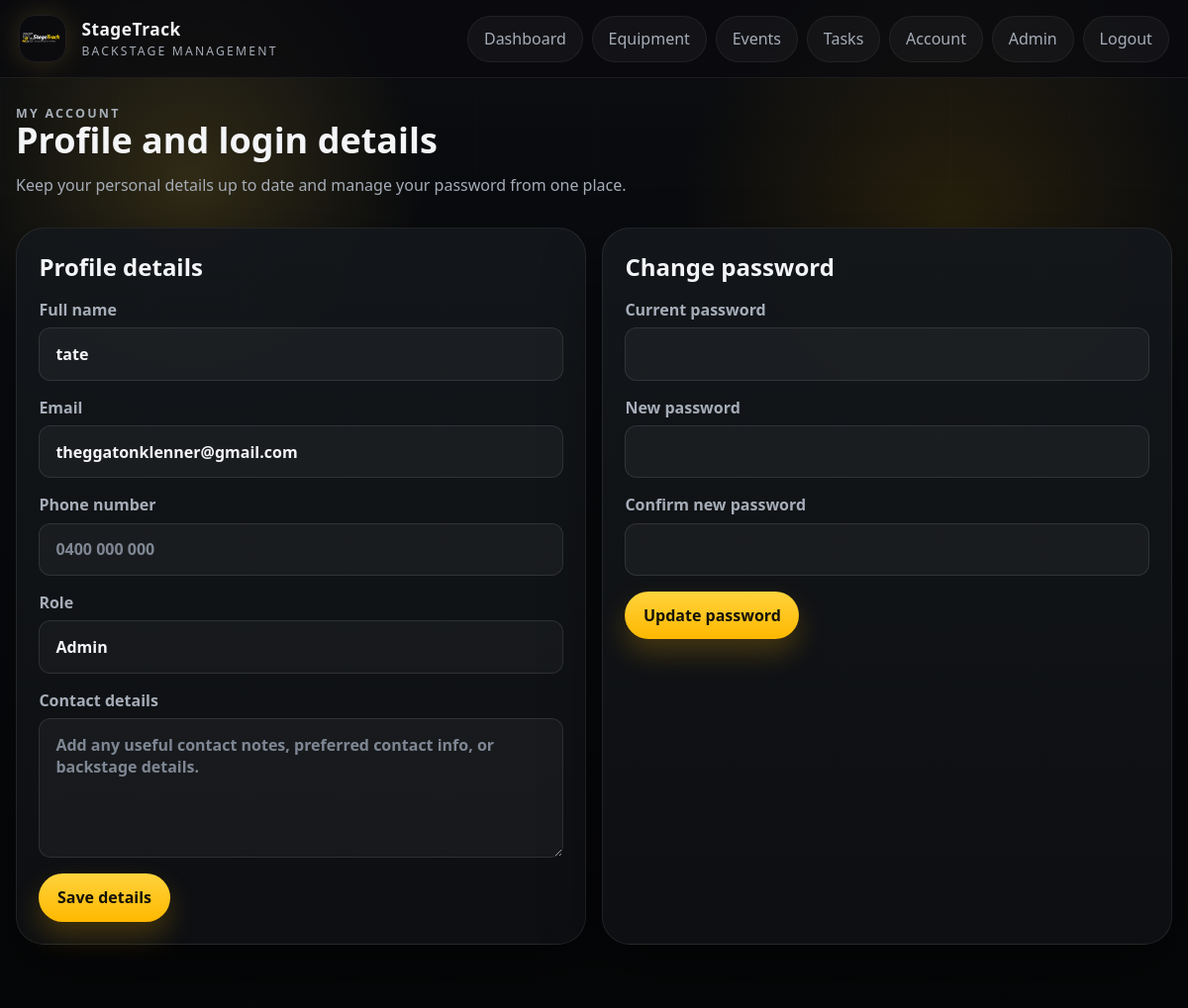
The page /auth/account (signed in) on the database its author committed.
### app/models.py (models this page shows)
class User(db.Model):
    id = db.Column(db.Integer, primary_key=True)
    name = db.Column(db.String(120), nullable=False)
    email = db.Column(db.String(255), unique=True, nullable=False, index=True)
    password_hash = db.Column(db.String(255), nullable=False)
    must_change_password = db.Column(db.Boolean, nullable=False, default=False)
    phone_number = db.Column(db.String(50))
    contact_details = db.Column(db.Text)
    role = db.Column(db.String(50), nullable=False, default="Viewer")
    is_active = db.Column(db.Boolean, nullable=False, default=True)
    created_at = db.Column(db.DateTime, default=datetime.utcnow, nullable=False)
    tasks = db.relationship("Task", back_populates="assignee", lazy=True)
    checkouts = db.relationship("EquipmentCheckout", back_populates="user", lazy=True)
    damage_reports = db.relationship("DamageReport", back_populates="reporter", lazy=True)
    password_reset_tokens = db.relationship("PasswordResetToken", back_populates="user", lazy=True)

### app/auth/routes.py (the view, shortened to what this page needs)
@auth_bp.route("/account", methods=["GET", "POST"])
@login_required
def account():
    user = current_user()
    return render_template("auth/account.html", user=user)

### app/auth/routes.py (called while the page is built)
def current_user():
    user_id = session.get("user_id")
    if not user_id:
        return None
    user = db.session.get(User, user_id)
    if user and not user.is_active:
        session.clear()
        return None
    return user

def login_required(view):
    @wraps(view)
    def wrapped_view(*args, **kwargs):
        if not current_user():
            return redirect(url_for("auth.login"))
        return view(*args, **kwargs)
    return wrapped_view

@auth_bp.app_context_processor
def inject_user():
    first_user_pending = User.query.count() == 0
    return {
        "current_user": current_user(),
        "manager_roles": MANAGER_ROLES,
        "registration_open": first_user_pending,
    }

### app/templates/auth/account.html (shortened to what this page needs)
{% extends "base.html" %}
{% block content %}
<section class="page-header">
    <div>
        <p class="eyebrow">My account</p>
        <h1>Profile and login details</h1>
        <p>Keep your personal details up to date and manage your password from one place.</p>
    </div>
</section>
<section class="utility-grid">
    <section class="panel">
        <div class="panel-header">
            <h2>Profile details</h2>
        </div>
        <form method="post" class="form-grid">
            <label>
                Full name
                <input type="text" name="name" value="{{ user.name }}" required>
            </label>
            <label>
                Email
                <input type="email" name="email" value="{{ user.email }}" required>
            </label>
            <label>
                Phone number
                <input type="text" name="phone_number" value="{{ user.phone_number or '' }}" placeholder="0400 000 000">
            </label>
            <label>
                Role
                <input type="text" value="{{ user.role }}" readonly>
            </label>
            <label class="full-width">
                Contact details
                <textarea name="contact_details" rows="5" placeholder="Add any useful contact notes, preferred contact info, or backstage details.">{{ user.contact_details or '' }}</textarea>
            </label>
            <div class="actions">
                <button class="button button-primary" type="submit">Save details</button>
            </div>
        </form>
    </section>
    <section class="panel">
        <div class="panel-header">
            <h2>Change password</h2>
        </div>
        <form method="post" class="form-grid">
            <label>
                Current password
                <input type="password" name="current_password" required>
            </label>
            <label>
                New password
                <input type="password" name="new_password" required>
            </label>
            <label>
                Confirm new password
                <input type="password" name="confirm_password" required>
            </label>
            <div class="actions">
                <button class="button button-primary" type="submit">Update password</button>
            </div>
        </form>
    </section>
</section>
{% endblock %}

### app/static/css/styles.css (style rules this page uses)
:root { --bg: #070809; --bg-soft: #101214; --surface: rgba(18, 20, 24, 0.92); --surface-strong: #14171b; --surface-soft: rgba(255, 255, 255, 0.04); --card: rgba(23, 26, 31, 0.88); --ink: #f4f5f7; --muted: #a6adb8; --line: rgba(255, 255, 255, 0.1); --gold: #ffd33d; --gold-strong: #ffb800; --gold-soft: rgba(255, 211, 61, 0.12); --accent: #f2ede3; --danger: #ff7d7d; --success: #69d48f; --shadow: 0 24px 60px rgba(0, 0, 0, 0.45); --shadow-soft: 0 14px 36px rgba(0, 0, 0, 0.25); --radius-xl: 28px; --radius-lg: 22px; --radius-md: 16px; --radius-sm: 12px; }
* { box-sizing: border-box; }
html { scroll-behavior: smooth; }
body { margin: 0; color: var(--ink); font-family: "Trebuchet MS", "Segoe UI", sans-serif; background: radial-gradient(circle at 16% 18%, rgba(255, 211, 61, 0.16), transparent 18%), radial-gradient(circle at 80% 22%, rgba(255, 184, 0, 0.12), transparent 22%), linear-gradient(180deg, #0a0b0d 0%, #090b0f 38%, #050607 100%); min-height: 100vh; position: relative; }
button, input, select, textarea { font: inherit; }
.hero, .panel, .auth-card, .stat-card, .mini-panel { background: linear-gradient(180deg, rgba(20, 23, 27, 0.95), rgba(14, 16, 19, 0.92)); border: 1px solid rgba(255, 255, 255, 0.08); border-radius: var(--radius-xl); box-shadow: var(--shadow); }
.hero-content, .hero-panel, .panel, .auth-card, .mini-panel { position: relative; z-index: 1; }
.hero-badge, .eyebrow { display: inline-flex; align-items: center; gap: 0.45rem; margin: 0; color: var(--gold); text-transform: uppercase; letter-spacing: 0.18em; font-size: 0.78rem; font-weight: 700; }
.hero-copy, .page-header p, .empty-state, .flash, label, td, th, tbody span, .support-copy { color: var(--muted); }
.feature-strip, .content-grid, .utility-grid { display: grid; gap: 1rem; }
.utility-grid { grid-template-columns: repeat(2, minmax(0, 1fr)); }
.panel, .auth-card, .mini-panel { padding: 1.4rem; }
.mini-panel h2, .panel h2, .page-header h1, .auth-card h1, .section-title { margin: 0; color: var(--ink); }
.page-header { display: grid; gap: 0.9rem; margin-bottom: 1rem; }
.page-header-inline, .panel-header, .filter-bar, .actions, .inline-form, .hero-actions, .auth-actions, .split-actions { display: flex; gap: 0.75rem; align-items: center; flex-wrap: wrap; }
.page-header-inline, .panel-header { justify-content: space-between; }
.page-header h1 { font-size: clamp(2rem, 3vw, 3rem); line-height: 1; }
.panel-header { margin-bottom: 1rem; }
.button, .button-link { display: inline-flex; align-items: center; justify-content: center; border-radius: 999px; padding: 0.82rem 1.16rem; border: none; cursor: pointer; font-weight: 700; transition: 160ms ease; }
.button-primary { background: linear-gradient(180deg, var(--gold) 0%, var(--gold-strong) 100%); color: #15120a; box-shadow: 0 14px 28px rgba(255, 184, 0, 0.22); }
.form-grid { display: grid; gap: 1rem; }
.full-width { grid-column: 1 / -1; }
label { display: grid; gap: 0.45rem; font-weight: 700; }
input, select, textarea { width: 100%; padding: 0.92rem 1rem; border-radius: var(--radius-sm); border: 1px solid rgba(255, 255, 255, 0.1); background: rgba(255, 255, 255, 0.04); color: var(--ink); }
input::placeholder, textarea::placeholder { color: #7e8793; }
input[readonly] { background: rgba(255, 255, 255, 0.03); }

### rows shown on the page
User: name "tate", email "theggatonklenner@gmail.com", role "Admin"
